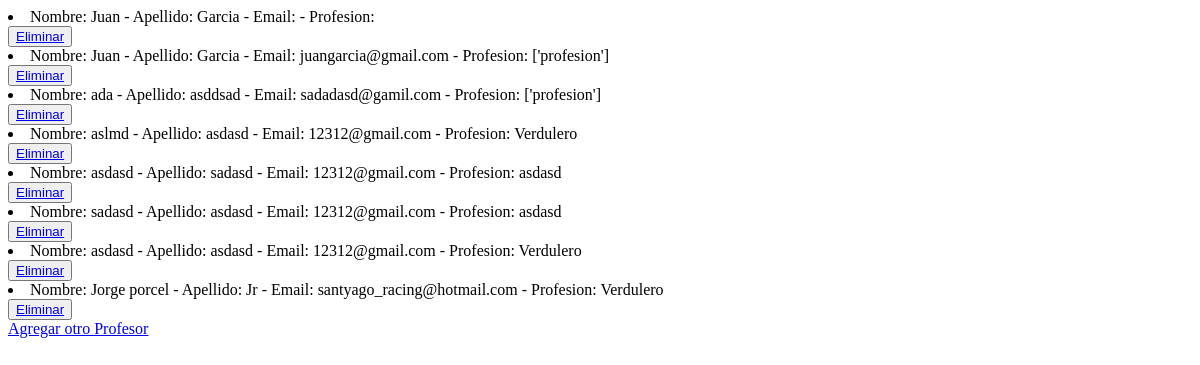
Page /mi_app/leerprofesores on the earlier database version.
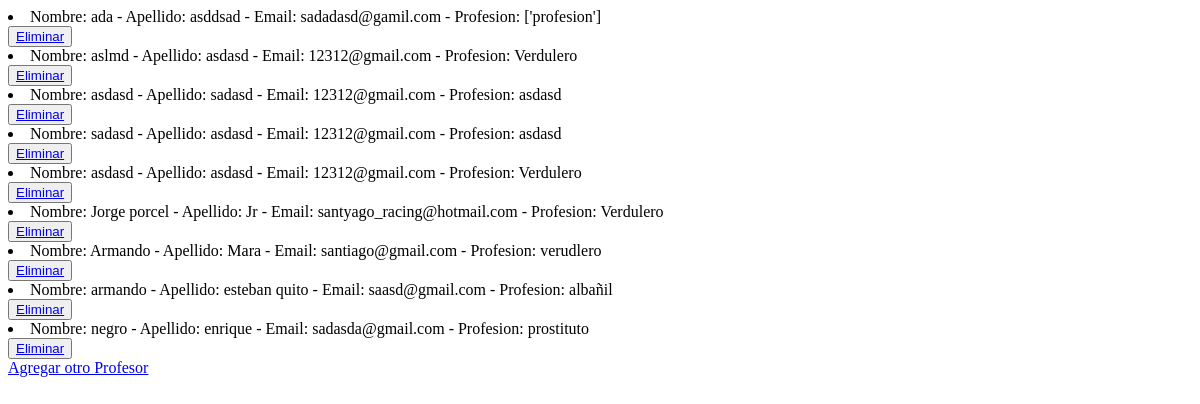
Same page on the later database version.
### mi_app/models.py (models this page shows)
class Profesor(models.Model):
    nombre= models.CharField(max_length=30)
    apellido= models.CharField(max_length=30)
    email= models.EmailField()
    profesion= models.CharField(max_length=30)
    def __str__(self) :
        return f' Nombre: {self.nombre} - Apellido: {self.apellido} - Email: {self.email} - Profesion: {self.profesion} '

### mi_app/views.py (the view)
# urls.py: path('leerprofesores', leerProfesores, name = "LeerProfesores"),
def leerProfesores(request):
      profesores = Profesor.objects.all() #trae todos los profesores
      contexto= {"profesores":profesores}
      return render(request, "app/leerProfesores.html",contexto)

### mi_app/templates/app/leerProfesores.html (shortened to what this page needs)
<!DOCTYPE html>
<html lang="en">
<head>
</head>
<body>
    {% for p in profesores %}
        <li>{{p}}</li>
        <button>
            <a href="{% url 'eliminarprofesor' p.nombre %}"> Eliminar</a>
        </button>
    {% endfor %}
    <br>
    <a href="profesores">Agregar otro Profesor</a>
</body>
</html>

Differences in the rows shown:
removed Profesor: nombre+apellido+email "Nombre: Juan - Apellido: Garcia - Email: - Profesion:"
removed Profesor: nombre+apellido+email "Nombre: Juan - Apellido: Garcia - Email: juangarcia@gmail.com - Profesion: ['profesion']"
added Profesor: nombre+apellido+email "Nombre: Armando - Apellido: Mara - Email: santiago@gmail.com - Profesion: verudlero"
added Profesor: nombre+apellido+email "Nombre: armando - Apellido: esteban quito - Email: saasd@gmail.com - Profesion: albañil"
added Profesor: nombre+apellido+email "Nombre: negro - Apellido: enrique - Email: sadasda@gmail.com - Profesion: prostituto"
